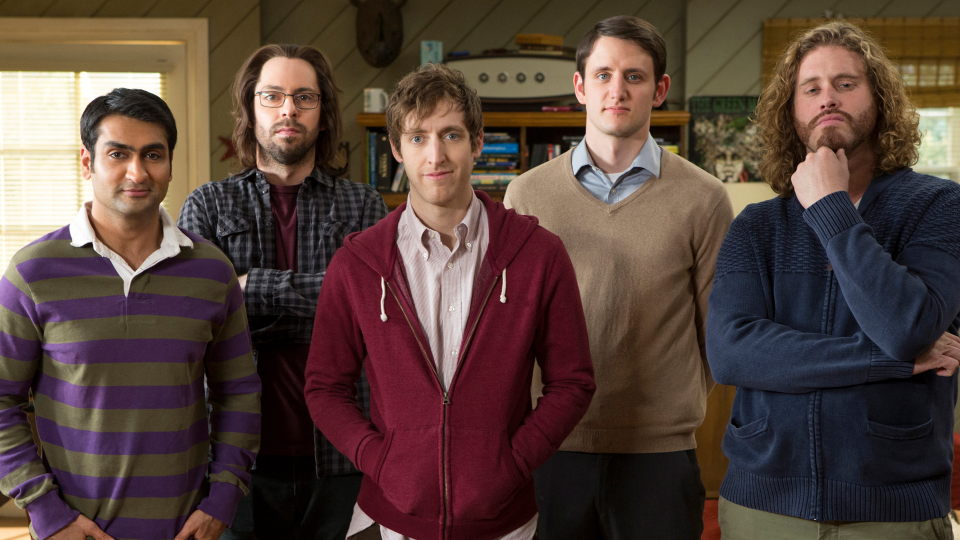
#> input picture Imagens/Amigos.jpg, 1920 x 1080 px, found by its file name (shown at 1/2 size)
$ python 'Reconhecimento de Faces - Versão 1.0.0.py'
#> lines starting #> are read from the running program, lines starting #| are printed output that depends on the picture
#
########################################################################
# Importação das Bibliotecas Necessárias
########################################################################
#
import cvlib as clb
import sys
import cv2 as cv
import os
from pathlib import Path

#
########################################################################
# Funções de Apoio
########################################################################
#
def LimpaTerminal ():
    if os.name == "nt":
       _ = os.system( "cls" )
    else:
      _ = os.system( "clear ")
    return ()

#
########################################################################
# Definições Gerais
########################################################################
#
NomeImagem  = "Amigos.jpg"
dirRaiz = Path.home()
dirBase = "LocalCV"
dirImagem = "Imagens"
dirCaminhoImagem = str(Path(dirRaiz, dirBase, dirImagem, NomeImagem))

#
########################################################################
# Lendo a Imagem
########################################################################
#
imgBase = cv.imread ( dirCaminhoImagem, cv.IMREAD_COLOR)
#> imgBase is the input picture: shape (1080, 1920, 3); mean B, G, R 58.9, 65.5, 85.2

#
########################################################################
# Checando se a Imagem Foi Lida com Sucesso
########################################################################
#
if imgBase is None:
    LimpaTerminal ()
    print( "Não Foi Localizada a Imagem : ", NomeImagem)
    exit ()

#
########################################################################
# Reduzindo o Tamanho da Imagem
########################################################################
#
imgBase = cv.resize(imgBase, (0,0), fx=0.5, fy=0.5, interpolation = cv.INTER_AREA)
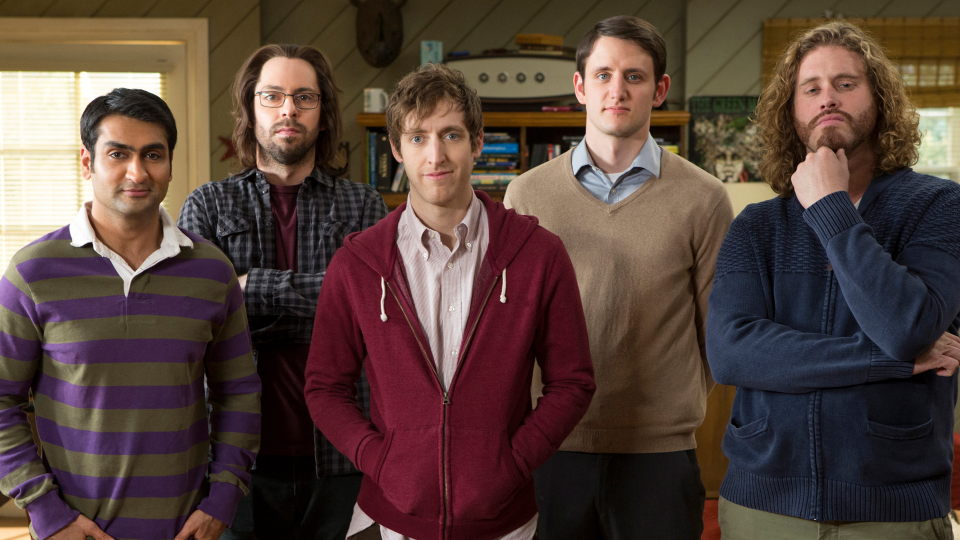
#> imgBase: shape (540, 960, 3); mean B, G, R 59, 65.6, 85.3

#
########################################################################
# Reconhecimento e Loop para Desenho do Box
########################################################################
#
#> (the run stopped early here; a loop or call above may not have finished)

$ run again, with Imagens/Ator.jpg copied over Imagens/Amigos.jpg
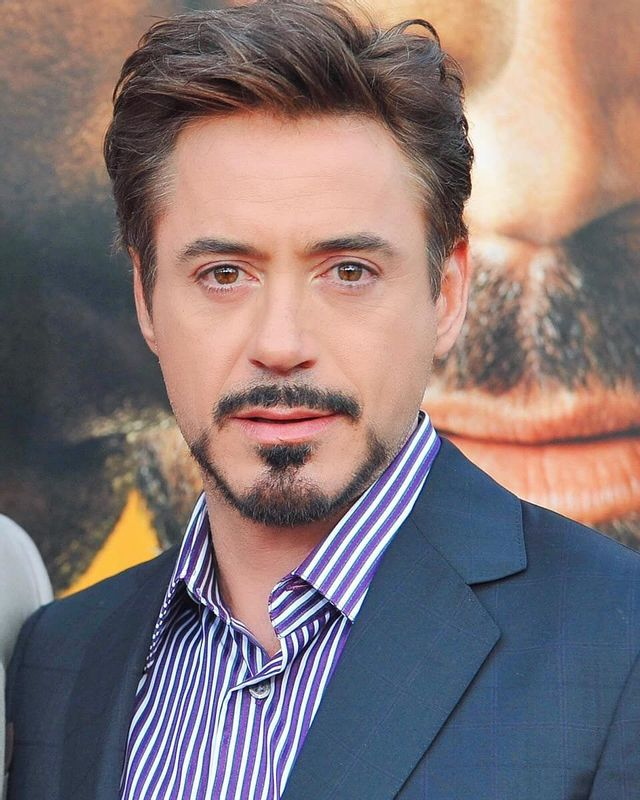
#> input picture Imagens/Ator.jpg, 640 x 800 px, found by its file name
#> imgBase is the input picture: shape (800, 640, 3); mean B, G, R 117.9, 116.3, 131.8
#> `imgBase = cv.resize(imgBase, (0,0), fx=0.5, fy=0.5, interpolation = cv..`:
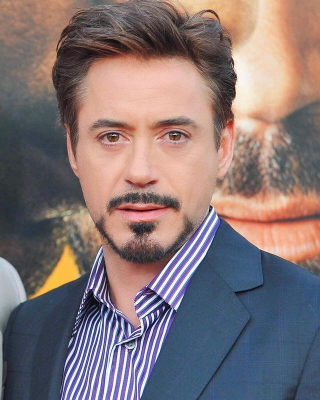
#> imgBase: shape (400, 320, 3); mean B, G, R 118, 116.5, 131.9
